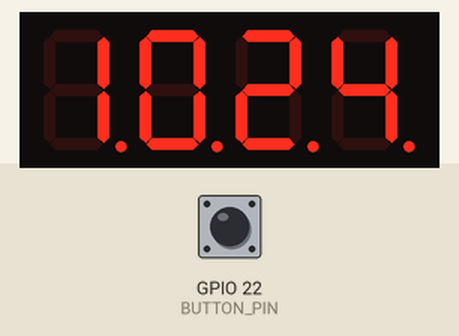
This sketch was run on a simulated ESP32. Shown: 4-digit seven-segment display. Wiring (inferred from the names in the program): 4-digit 7-segment display, segments lit when LOW: segments GPIO 13, GPIO 15, GPIO 27, GPIO 26, GPIO 25, GPIO 33, GPIO 32, GPIO 23; digit selects GPIO 18, GPIO 19, GPIO 5, GPIO 4. Inputs (shaded band) come from the test bench; at power-on: GPIO 22 (BUTTON_PIN) HIGH. WiFi joins after 1.5 s; servers stay silent unless stated; the local clock reads 2024-03-15 10:24:30 at power-on unless the sketch sets it; the segment pins are drawn as the display they are named for.

Above: at 3.7 s.
3.8 s: GPIO 22 (BUTTON_PIN) pulled LOW for 0.15 s
At 4.4 s:
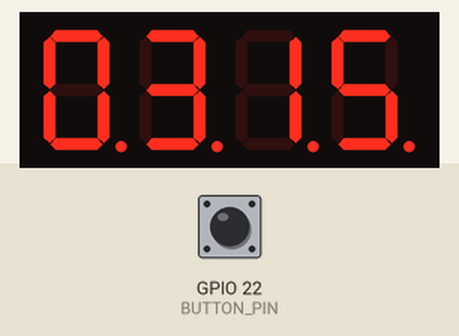
5.6 s: GPIO 22 (BUTTON_PIN) pulled LOW for 1 s
At 7.0 s:
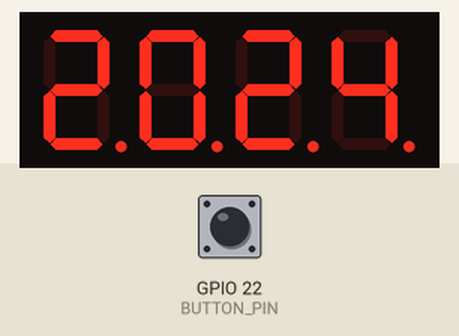
Timing chart, 0 to 8.6 s (numbered marks = the images above; inputs shaded):
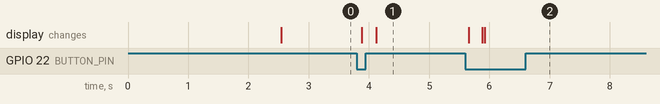

Measured:
- after the input at 3.8 s, the display: first changes after 0.08 s (image 1 shows a later state)
- after the input at 5.6 s, the display: first changes after 0.06 s (image 2 shows a later state)

The sketch:

esp32_sync_clock.ino
```cpp
#include <WiFi.h>
#include <time.h>

/*
   =====================================================
                     ESP32 WIFI CLOCK
   =====================================================

   Features:
   - Syncs time using internet (NTP)
   - 4 digit 7-segment display
   - Button changes display mode:
       TIME -> DATE -> YEAR
   - Multiplexed display system

   Notes:
   - Common anode 7 segment
   - Built using breadboard + jumper wires
   - Earlier, I experimented with different
     resistor placements and OLED integration

*/

// =====================================================
// WIFI SETTINGS
// =====================================================

const char* ssid = "MCJnata";
const char* password = "MCJ123456789";

// =====================================================
// BUTTON PIN
// =====================================================

#define BUTTON_PIN 22

// =====================================================
// SEGMENT PINS
// Order:
// A B C D E F G DP
// =====================================================

int segmentPins[8] = {

  13, // A
  15, // B
  27, // C
  26, // D
  25, // E
  33, // F
  32, // G
  23  // Decimal Point
};

// =====================================================
// DIGIT CONTROL PINS
// Left to right
// =====================================================

int digitPins[4] = {

  18,
  19,
  5,
  4
};

// =====================================================
// DISPLAY MODES
// =====================================================

enum Mode {

  TIME_MODE,
  DATE_MODE,
  YEAR_MODE
};

Mode currentMode = TIME_MODE;

// =====================================================
// NUMBER MAP FOR 7 SEGMENT
// Each row represents:
// A B C D E F G
// =====================================================

byte digits[10][7] = {

  {1,1,1,1,1,1,0}, // 0
  {0,1,1,0,0,0,0}, // 1
  {1,1,0,1,1,0,1}, // 2
  {1,1,1,1,0,0,1}, // 3
  {0,1,1,0,0,1,1}, // 4
  {1,0,1,1,0,1,1}, // 5
  {1,0,1,1,1,1,1}, // 6
  {1,1,1,0,0,0,0}, // 7
  {1,1,1,1,1,1,1}, // 8
  {1,1,1,1,0,1,1}  // 9
};

// =====================================================
// GLOBAL VARIABLES
// =====================================================

// Stores current digits being displayed
int displayValues[4] = {0, 0, 0, 0};

// Used to update time every second
unsigned long lastTimeUpdate = 0;

// =====================================================
// BUTTON VARIABLES
// =====================================================

bool lastButtonState = HIGH;

unsigned long lastDebounceTime = 0;

const int debounceDelay = 50;

// =====================================================
// SETUP
// =====================================================

void setup() {

  Serial.begin(115200);

  // =================================================
  // SET SEGMENT PINS AS OUTPUT
  // =================================================

  for (int i = 0; i < 8; i++) {

    pinMode(segmentPins[i], OUTPUT);
  }

  // =================================================
  // SET DIGIT PINS AS OUTPUT
  // =================================================

  for (int i = 0; i < 4; i++) {

    pinMode(digitPins[i], OUTPUT);

    // Keep digits OFF initially
    digitalWrite(digitPins[i], LOW);
  }

  // =================================================
  // BUTTON SETUP
  // =================================================

  pinMode(BUTTON_PIN, INPUT_PULLUP);

  // =================================================
  // CONNECT TO WIFI
  // =================================================

  WiFi.begin(ssid, password);

  while (WiFi.status() != WL_CONNECTED) {

    delay(500);
  }

  // =================================================
  // GET TIME FROM INTERNET
  // GMT +7 (Indonesia)
  // =================================================

  configTime(7 * 3600, 0, "pool.ntp.org");

  delay(1000);

  // Initial display update
  updateTimeValues();
}

// =====================================================
// MAIN LOOP
// =====================================================

void loop() {

  // Refresh display constantly
  multiplexDisplay();

  // Check button input
  handleButton();

  // Update actual clock values every second
  if (millis() - lastTimeUpdate >= 1000) {

    lastTimeUpdate = millis();

    updateTimeValues();
  }
}

// =====================================================
// BUTTON HANDLING
// =====================================================

void handleButton() {

  static bool previousReading = HIGH;

  bool reading = digitalRead(BUTTON_PIN);

  // Detect button press
  if (previousReading == HIGH && reading == LOW) {

    // Switch between modes
    currentMode = (Mode)((currentMode + 1) % 3);

    updateTimeValues();

    // Simple debounce delay
    delay(250);
  }

  previousReading = reading;
}

// =====================================================
// UPDATE DISPLAY VALUES
// Gets current local time from ESP32
// =====================================================

void updateTimeValues() {

  struct tm timeinfo;

  // Stop if time fetch fails
  if (!getLocalTime(&timeinfo)) {

    return;
  }

  // =================================================
  // TIME MODE
  // Shows HH:MM
  // =================================================

  if (currentMode == TIME_MODE) {

    displayValues[0] = timeinfo.tm_hour / 10;
    displayValues[1] = timeinfo.tm_hour % 10;

    displayValues[2] = timeinfo.tm_min / 10;
    displayValues[3] = timeinfo.tm_min % 10;
  }

  // =================================================
  // DATE MODE
  // Shows MM:DD
  // =================================================

  else if (currentMode == DATE_MODE) {

    int month = timeinfo.tm_mon + 1;

    displayValues[0] = month / 10;
    displayValues[1] = month % 10;

    displayValues[2] = timeinfo.tm_mday / 10;
    displayValues[3] = timeinfo.tm_mday % 10;
  }

  // =================================================
  // YEAR MODE
  // Shows full year
  // =================================================

  else {

    int year = timeinfo.tm_year + 1900;

    displayValues[0] = (year / 1000) % 10;
    displayValues[1] = (year / 100) % 10;
    displayValues[2] = (year / 10) % 10;
    displayValues[3] = year % 10;
  }
}

// =====================================================
// DISPLAY ONE DIGIT
// =====================================================

void showDigit(int number, int digitIndex) {

  // Turn OFF all digits first
  for (int i = 0; i < 4; i++) {

    digitalWrite(digitPins[i], LOW);
  }

  // Set segment states
  for (int i = 0; i < 7; i++) {

    bool state = digits[number][i];

    // Inverted because display is common anode
    state = !state;

    digitalWrite(segmentPins[i], state);
  }

  // Turn ON selected digit
  digitalWrite(digitPins[digitIndex], HIGH);

  // Small delay for multiplexing
  delayMicroseconds(2000);
}

// =====================================================
// MULTIPLEX DISPLAY
// Rapidly cycles through all digits
// =====================================================

void multiplexDisplay() {

  for (int i = 0; i < 4; i++) {

    showDigit(displayValues[i], i);
  }
}
```
